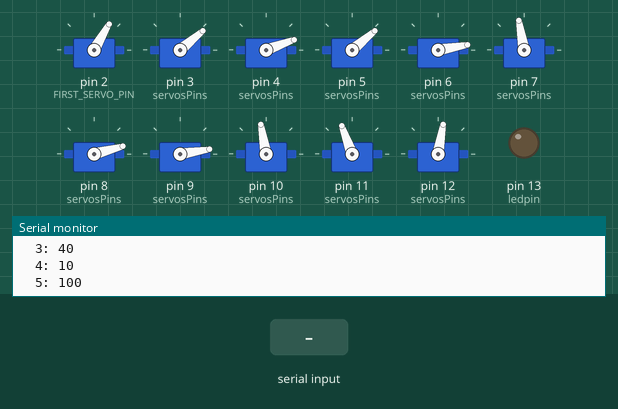
Simulated run of this sketch. Board: Arduino Uno, built with avr-gcc and run on an emulated ATmega328P. Shown: 11 × servo, output pins drawn as LEDs (lit = HIGH), the last lines printed to the serial monitor. Inputs (shaded band) come from the test bench.

Above: at 1.2 s.
1.3 s: "2" received over Serial
At 1.9 s:
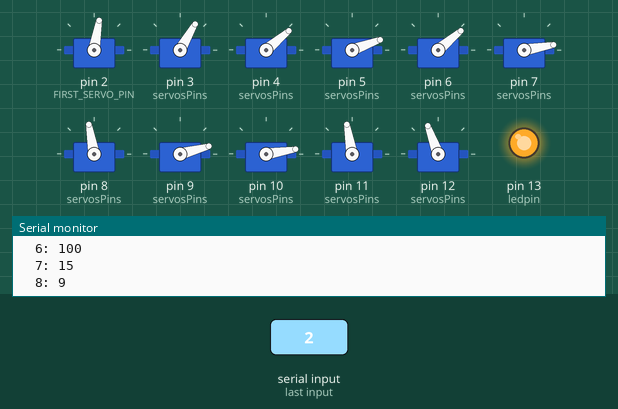
At 2.5 s:
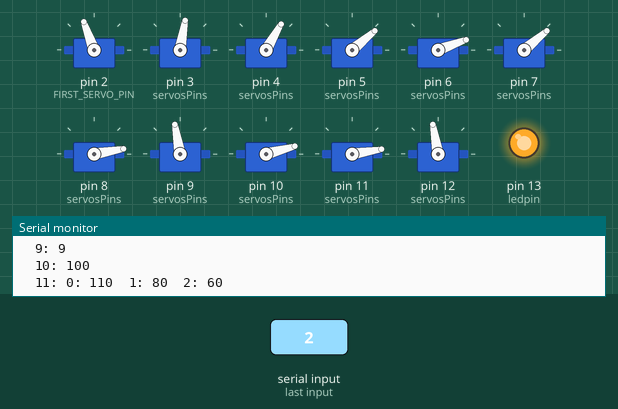
4.3 s: "1" received over Serial
At 4.9 s:
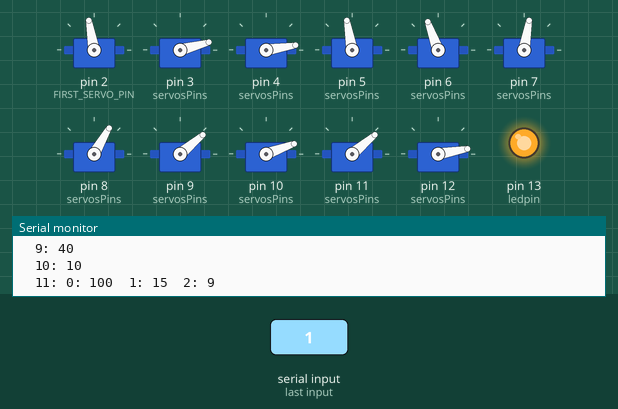
Timing chart, 0 to 13.3 s (numbered marks = the images above; inputs shaded):
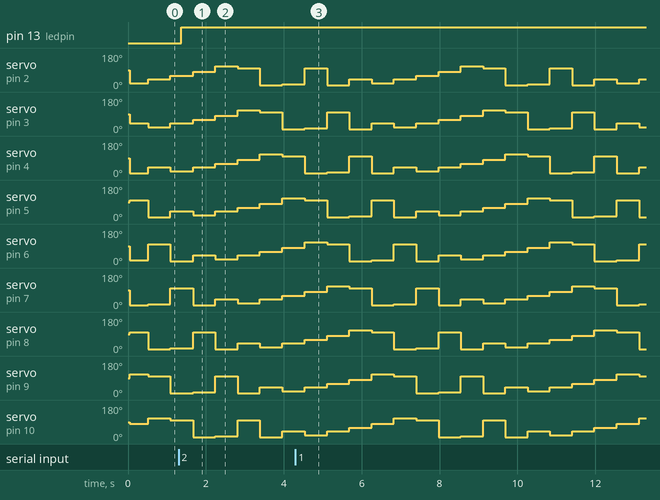

Measured:
- after the input at 1.3 s, pin 13 (ledpin): LOW → HIGH after 0.07 s

The sketch:

servoWave_v1.ino
```cpp
//code to move servos in a line in a wave like formation
//written by gabriella levine for itp 2013 exploring biomimicry, sine example

#include <Servo.h>
const int ledpin = 13;
int servosPins[] = {
  2,3,4,5,6,7,8,9,10,11,12};
int servoValues[] = {
  20, 40, 10,100,15,9,100,110,80,60,40};
const int NUM_SERVOS = 11;
Servo servos[NUM_SERVOS];
const int FIRST_SERVO_PIN=2;

int nextServoValue = 120;

int currentServo = 0;

const int UPDATE_INTERVAL = 500;

long lastUpdatedAt = 0;

void setup(){
  Serial.begin(9600);
  pinMode(ledpin, OUTPUT);
  //setup all your servos;
  //for(int i=0;i<NUM_SERVOS;i++)
  //servos[i].attach(FIRST_SERVO_PIN +i);
  servos[0].attach(2);
  servos[1].attach(3);
  servos[2].attach(4);
  servos[3].attach(5);
  servos[4].attach(6);
  servos[5].attach(7);
  servos[6].attach(8);
  servos[7].attach(9);
  servos[8].attach(10);
  servos[9].attach(11);
  servos[10].attach(12);


  lastUpdatedAt = millis();

  Serial.println("starting");
}

void loop(){
  //Serial.println(millis());

  if(Serial.available()>0){
    digitalWrite(13, HIGH);
    byte inByte =Serial.read();
    //int inByte = Serial.parseInteger();
    //Serial.println(inByte);
    if(inByte == 50||inByte==51){
      nextServoValue=nextServoValue+1;
      Serial.println("up");
    }
    else if(inByte==49||inByte==52){
      nextServoValue = nextServoValue-1;
      ;
      Serial.println("down");
    }
    if(nextServoValue > 140){
      nextServoValue = 140;
    }
    else if(nextServoValue<60){
      nextServoValue = 60;
    }
     Serial.println(nextServoValue);
  }

   Serial.print("0: ");
   Serial.print(servoValues[0]);
   Serial.print("\t1: ");
   Serial.print(servoValues[1]);
   Serial.print("\t2: ");
   Serial.println(servoValues[2]);
   Serial.print("\t3: ");
   Serial.println(servoValues[3]);
   Serial.print("\t4: ");
   Serial.println(servoValues[4]);
   Serial.print("\t5: ");
   Serial.println(servoValues[5]);
   Serial.print("\t6: ");
   Serial.println(servoValues[6]);
   Serial.print("\t7: ");
   Serial.println(servoValues[7]);
   Serial.print("\t8: ");
   Serial.println(servoValues[8]);
   Serial.print("\t9: ");
   Serial.println(servoValues[9]);
   Serial.print("\t10: ");
   Serial.println(servoValues[10]);
   Serial.print("\t11: ");


  if(millis() - lastUpdatedAt  > UPDATE_INTERVAL){
    Serial.println();
    Serial.println();


    int myNewFirstValue = 90; //how ever you're calculating this
    //passDownServoValues(myNewFirstValue);
    // after  your servoValues array is correct
    //adjustServos();

    loopServos();

    //passDownServoValues(nextServoValue);
    lastUpdatedAt = millis();
  }

  updateServos();

}

void passDownServoValues(int firstValue){
  // {100, 50, 1, 23, 17, 100};
  // {firstVAlue, 100, 50, 1, 23, 17}


  // {90, 90, 90}
  // {0, 0, 90}
  for(int i = NUM_SERVOS-1; i > 0; i--){// cant write servoValues.length
    servoValues[i] = servoValues[i-1];
  }

  servoValues[0] = firstValue;
}

void updateServos(){
  for(int i =0; i < NUM_SERVOS; i++){
    servos[i].write(servoValues[i]);
  }
}

void loopServos(){
  passDownServoValues(servoValues[NUM_SERVOS-1]);
}

void adjustServos(){
  // update the current servo


  servos[currentServo].write(servoValues[currentServo]);

  currentServo++;
  if(currentServo > NUM_SERVOS-1){
    currentServo = 0;
    // passDownServoValues(myValue);
    // Serial.println("passing down");
    passDownServoValues(nextServoValue);

  }


}

//send values from xbee
//get one wave to start then stop
//bigger jump between steps
```
